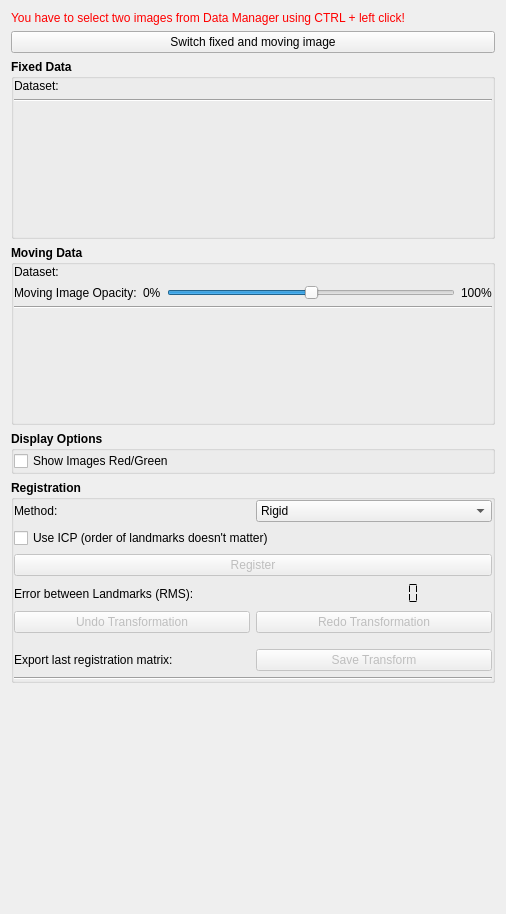
<?xml version="1.0" encoding="UTF-8"?>
<ui version="4.0">
 <class>QmitkPointBasedRegistrationControls</class>
 <widget class="QWidget" name="QmitkPointBasedRegistrationControls">
  <property name="geometry">
   <rect>
    <x>0</x>
    <y>0</y>
    <width>506</width>
    <height>914</height>
   </rect>
  </property>
  <property name="sizePolicy">
   <sizepolicy hsizetype="MinimumExpanding" vsizetype="MinimumExpanding">
    <horstretch>0</horstretch>
    <verstretch>0</verstretch>
   </sizepolicy>
  </property>
  <property name="minimumSize">
   <size>
    <width>0</width>
    <height>0</height>
   </size>
  </property>
  <property name="windowTitle">
   <string>PointBasedRegistration</string>
  </property>
  <layout class="QVBoxLayout" name="verticalLayout_5">
   <item>
    <widget class="QLabel" name="m_StatusLabel">
     <property name="palette">
      <palette>
       <active>
        <colorrole role="WindowText">
         <brush brushstyle="SolidPattern">
          <color alpha="255">
           <red>255</red>
           <green>0</green>
           <blue>0</blue>
          </color>
         </brush>
        </colorrole>
       </active>
       <inactive>
        <colorrole role="WindowText">
         <brush brushstyle="SolidPattern">
          <color alpha="255">
           <red>255</red>
           <green>0</green>
           <blue>0</blue>
          </color>
         </brush>
        </colorrole>
       </inactive>
       <disabled>
        <colorrole role="WindowText">
         <brush brushstyle="SolidPattern">
          <color alpha="255">
           <red>118</red>
           <green>116</green>
           <blue>108</blue>
          </color>
         </brush>
        </colorrole>
       </disabled>
      </palette>
     </property>
     <property name="toolTip">
      <string/>
     </property>
     <property name="text">
      <string>You have to select two images from Data Manager using CTRL + left click!</string>
     </property>
    </widget>
   </item>
   <item>
    <widget class="QPushButton" name="m_SwitchImages">
     <property name="text">
      <string>Switch fixed and moving image</string>
     </property>
    </widget>
   </item>
   <item>
    <widget class="QGroupBox" name="m_FixedData">
     <property name="sizePolicy">
      <sizepolicy hsizetype="Preferred" vsizetype="Preferred">
       <horstretch>0</horstretch>
       <verstretch>0</verstretch>
      </sizepolicy>
     </property>
     <property name="font">
      <font>
       <weight>75</weight>
       <bold>true</bold>
      </font>
     </property>
     <property name="title">
      <string>Fixed Data</string>
     </property>
     <property name="flat">
      <bool>true</bool>
     </property>
     <layout class="QVBoxLayout" name="verticalLayout">
      <property name="leftMargin">
       <number>0</number>
      </property>
      <property name="topMargin">
       <number>0</number>
      </property>
      <property name="rightMargin">
       <number>0</number>
      </property>
      <property name="bottomMargin">
       <number>0</number>
      </property>
      <item>
       <layout class="QHBoxLayout" name="horizontalLayout">
        <item>
         <widget class="QLabel" name="TextLabelFixed">
          <property name="font">
           <font>
            <weight>50</weight>
            <bold>false</bold>
           </font>
          </property>
          <property name="text">
           <string>Dataset:</string>
          </property>
          <property name="wordWrap">
           <bool>false</bool>
          </property>
         </widget>
        </item>
        <item>
         <widget class="QLabel" name="m_FixedLabel">
          <property name="text">
           <string/>
          </property>
         </widget>
        </item>
       </layout>
      </item>
      <item>
       <widget class="Line" name="line2">
        <property name="frameShape">
         <enum>QFrame::HLine</enum>
        </property>
        <property name="frameShadow">
         <enum>QFrame::Sunken</enum>
        </property>
       </widget>
      </item>
      <item>
       <widget class="QmitkPointListWidget" name="m_FixedPointListWidget" native="true">
        <property name="sizePolicy">
         <sizepolicy hsizetype="Preferred" vsizetype="MinimumExpanding">
          <horstretch>0</horstretch>
          <verstretch>0</verstretch>
         </sizepolicy>
        </property>
        <property name="minimumSize">
         <size>
          <width>0</width>
          <height>0</height>
         </size>
        </property>
       </widget>
      </item>
     </layout>
    </widget>
   </item>
   <item>
    <widget class="QGroupBox" name="m_MovingData">
     <property name="font">
      <font>
       <weight>75</weight>
       <bold>true</bold>
      </font>
     </property>
     <property name="title">
      <string>Moving Data</string>
     </property>
     <property name="flat">
      <bool>true</bool>
     </property>
     <layout class="QVBoxLayout" name="verticalLayout_2">
      <property name="leftMargin">
       <number>0</number>
      </property>
      <property name="topMargin">
       <number>0</number>
      </property>
      <property name="rightMargin">
       <number>0</number>
      </property>
      <property name="bottomMargin">
       <number>0</number>
      </property>
      <item>
       <layout class="QHBoxLayout" name="horizontalLayout_2">
        <item>
         <widget class="QLabel" name="TextLabelMoving">
          <property name="font">
           <font>
            <weight>50</weight>
            <bold>false</bold>
           </font>
          </property>
          <property name="text">
           <string>Dataset:</string>
          </property>
          <property name="wordWrap">
           <bool>false</bool>
          </property>
         </widget>
        </item>
        <item>
         <widget class="QLabel" name="m_MovingLabel">
          <property name="text">
           <string/>
          </property>
         </widget>
        </item>
       </layout>
      </item>
      <item>
       <layout class="QHBoxLayout" name="_3">
        <item>
         <widget class="QLabel" name="m_OpacityLabel">
          <property name="font">
           <font>
            <weight>50</weight>
            <bold>false</bold>
           </font>
          </property>
          <property name="text">
           <string>Moving Image Opacity:</string>
          </property>
          <property name="wordWrap">
           <bool>false</bool>
          </property>
         </widget>
        </item>
        <item>
         <widget class="QLabel" name="label">
          <property name="font">
           <font>
            <weight>50</weight>
            <bold>false</bold>
           </font>
          </property>
          <property name="text">
           <string>0%</string>
          </property>
         </widget>
        </item>
        <item>
         <widget class="QSlider" name="m_OpacitySlider">
          <property name="sizePolicy">
           <sizepolicy hsizetype="Expanding" vsizetype="Preferred">
            <horstretch>0</horstretch>
            <verstretch>0</verstretch>
           </sizepolicy>
          </property>
          <property name="maximum">
           <number>100</number>
          </property>
          <property name="value">
           <number>50</number>
          </property>
          <property name="orientation">
           <enum>Qt::Horizontal</enum>
          </property>
         </widget>
        </item>
        <item>
         <widget class="QLabel" name="label_2">
          <property name="font">
           <font>
            <weight>50</weight>
            <bold>false</bold>
           </font>
          </property>
          <property name="text">
           <string>100%</string>
          </property>
         </widget>
        </item>
       </layout>
      </item>
      <item>
       <widget class="Line" name="line1">
        <property name="frameShape">
         <enum>QFrame::HLine</enum>
        </property>
        <property name="frameShadow">
         <enum>QFrame::Sunken</enum>
        </property>
       </widget>
      </item>
      <item>
       <widget class="QmitkPointListWidget" name="m_MovingPointListWidget" native="true">
        <property name="sizePolicy">
         <sizepolicy hsizetype="Preferred" vsizetype="MinimumExpanding">
          <horstretch>0</horstretch>
          <verstretch>0</verstretch>
         </sizepolicy>
        </property>
        <property name="minimumSize">
         <size>
          <width>0</width>
          <height>0</height>
         </size>
        </property>
       </widget>
      </item>
     </layout>
    </widget>
   </item>
   <item>
    <widget class="QGroupBox" name="groupBox4">
     <property name="font">
      <font>
       <weight>75</weight>
       <bold>true</bold>
      </font>
     </property>
     <property name="title">
      <string>Display Options</string>
     </property>
     <property name="flat">
      <bool>true</bool>
     </property>
     <layout class="QVBoxLayout" name="verticalLayout_3">
      <property name="leftMargin">
       <number>0</number>
      </property>
      <property name="topMargin">
       <number>0</number>
      </property>
      <property name="rightMargin">
       <number>0</number>
      </property>
      <property name="bottomMargin">
       <number>0</number>
      </property>
      <item>
       <widget class="QCheckBox" name="m_ShowRedGreenValues">
        <property name="sizePolicy">
         <sizepolicy hsizetype="Minimum" vsizetype="Fixed">
          <horstretch>0</horstretch>
          <verstretch>0</verstretch>
         </sizepolicy>
        </property>
        <property name="font">
         <font>
          <weight>50</weight>
          <bold>false</bold>
         </font>
        </property>
        <property name="text">
         <string>Show Images Red/Green</string>
        </property>
       </widget>
      </item>
     </layout>
    </widget>
   </item>
   <item>
    <widget class="QGroupBox" name="groupBox3">
     <property name="font">
      <font>
       <weight>75</weight>
       <bold>true</bold>
      </font>
     </property>
     <property name="title">
      <string>Registration</string>
     </property>
     <property name="flat">
      <bool>true</bool>
     </property>
     <layout class="QVBoxLayout" name="verticalLayout_4">
      <property name="leftMargin">
       <number>0</number>
      </property>
      <property name="topMargin">
       <number>0</number>
      </property>
      <property name="rightMargin">
       <number>0</number>
      </property>
      <property name="bottomMargin">
       <number>0</number>
      </property>
      <item>
       <layout class="QHBoxLayout" name="_5">
        <item>
         <widget class="QLabel" name="textLabel1">
          <property name="font">
           <font>
            <weight>50</weight>
            <bold>false</bold>
           </font>
          </property>
          <property name="text">
           <string>Method:</string>
          </property>
          <property name="wordWrap">
           <bool>false</bool>
          </property>
         </widget>
        </item>
        <item>
         <widget class="QComboBox" name="m_SelectedTransformationClass">
          <property name="sizePolicy">
           <sizepolicy hsizetype="Preferred" vsizetype="Preferred">
            <horstretch>0</horstretch>
            <verstretch>0</verstretch>
           </sizepolicy>
          </property>
          <property name="font">
           <font>
            <weight>50</weight>
            <bold>false</bold>
           </font>
          </property>
          <item>
           <property name="text">
            <string>Rigid</string>
           </property>
          </item>
          <item>
           <property name="text">
            <string>Similarity</string>
           </property>
          </item>
          <item>
           <property name="text">
            <string>Affine</string>
           </property>
          </item>
          <item>
           <property name="text">
            <string>LandmarkWarping</string>
           </property>
          </item>
         </widget>
        </item>
       </layout>
      </item>
      <item>
       <widget class="QCheckBox" name="m_UseICP">
        <property name="font">
         <font>
          <weight>50</weight>
          <bold>false</bold>
         </font>
        </property>
        <property name="text">
         <string>Use ICP (order of landmarks doesn't matter)</string>
        </property>
       </widget>
      </item>
      <item>
       <widget class="QPushButton" name="m_Calculate">
        <property name="enabled">
         <bool>false</bool>
        </property>
        <property name="sizePolicy">
         <sizepolicy hsizetype="MinimumExpanding" vsizetype="Fixed">
          <horstretch>0</horstretch>
          <verstretch>0</verstretch>
         </sizepolicy>
        </property>
        <property name="minimumSize">
         <size>
          <width>150</width>
          <height>0</height>
         </size>
        </property>
        <property name="font">
         <font>
          <weight>50</weight>
          <bold>false</bold>
         </font>
        </property>
        <property name="text">
         <string>Register</string>
        </property>
        <property name="icon">
         <iconset resource="../../resources/QmitkPointBasedRegistrationView.qrc">
          <normaloff>:/QmitkPointBasedRegistrationView/PointBasedRegistration.xpm</normaloff>:/QmitkPointBasedRegistrationView/PointBasedRegistration.xpm</iconset>
        </property>
       </widget>
      </item>
      <item>
       <layout class="QHBoxLayout" name="_6">
        <item>
         <widget class="QLabel" name="m_MeanError">
          <property name="sizePolicy">
           <sizepolicy hsizetype="Preferred" vsizetype="Preferred">
            <horstretch>0</horstretch>
            <verstretch>0</verstretch>
           </sizepolicy>
          </property>
          <property name="font">
           <font>
            <weight>50</weight>
            <bold>false</bold>
           </font>
          </property>
          <property name="text">
           <string>Error between Landmarks (RMS):</string>
          </property>
          <property name="wordWrap">
           <bool>false</bool>
          </property>
         </widget>
        </item>
        <item>
         <widget class="QLCDNumber" name="m_MeanErrorLCD">
          <property name="sizePolicy">
           <sizepolicy hsizetype="Preferred" vsizetype="Preferred">
            <horstretch>0</horstretch>
            <verstretch>0</verstretch>
           </sizepolicy>
          </property>
          <property name="font">
           <font>
            <weight>50</weight>
            <bold>false</bold>
           </font>
          </property>
          <property name="frameShape">
           <enum>QFrame::NoFrame</enum>
          </property>
          <property name="frameShadow">
           <enum>QFrame::Raised</enum>
          </property>
          <property name="smallDecimalPoint">
           <bool>false</bool>
          </property>
          <property name="digitCount">
           <number>9</number>
          </property>
          <property name="segmentStyle">
           <enum>QLCDNumber::Flat</enum>
          </property>
          <property name="value" stdset="0">
           <double>0.000000000000000</double>
          </property>
          <property name="intValue" stdset="0">
           <number>0</number>
          </property>
         </widget>
        </item>
       </layout>
      </item>
      <item>
       <layout class="QHBoxLayout" name="_7">
        <item>
         <widget class="QPushButton" name="m_UndoTransformation">
          <property name="enabled">
           <bool>false</bool>
          </property>
          <property name="sizePolicy">
           <sizepolicy hsizetype="MinimumExpanding" vsizetype="Fixed">
            <horstretch>0</horstretch>
            <verstretch>0</verstretch>
           </sizepolicy>
          </property>
          <property name="font">
           <font>
            <weight>50</weight>
            <bold>false</bold>
           </font>
          </property>
          <property name="text">
           <string>Undo Transformation</string>
          </property>
          <property name="icon">
           <iconset>
            <normaloff>:/org.mitk.gui.qt.ext/edit-undo.png</normaloff>:/org.mitk.gui.qt.ext/edit-undo.png</iconset>
          </property>
         </widget>
        </item>
        <item>
         <widget class="QPushButton" name="m_RedoTransformation">
          <property name="enabled">
           <bool>false</bool>
          </property>
          <property name="sizePolicy">
           <sizepolicy hsizetype="MinimumExpanding" vsizetype="Fixed">
            <horstretch>0</horstretch>
            <verstretch>0</verstretch>
           </sizepolicy>
          </property>
          <property name="font">
           <font>
            <weight>50</weight>
            <bold>false</bold>
           </font>
          </property>
          <property name="text">
           <string>Redo Transformation</string>
          </property>
          <property name="icon">
           <iconset>
            <normaloff>:/org.mitk.gui.qt.ext/edit-redo.png</normaloff>:/org.mitk.gui.qt.ext/edit-redo.png</iconset>
          </property>
         </widget>
        </item>
       </layout>
      </item>
      <item>
       <layout class="QHBoxLayout" name="horizontalLayout_4">
        <property name="topMargin">
         <number>10</number>
        </property>
        <item>
         <widget class="QLabel" name="label_3">
          <property name="font">
           <font>
            <weight>50</weight>
            <bold>false</bold>
           </font>
          </property>
          <property name="text">
           <string>Export last registration matrix:</string>
          </property>
         </widget>
        </item>
        <item>
         <widget class="QPushButton" name="m_SaveLastTransformPushButton">
          <property name="enabled">
           <bool>false</bool>
          </property>
          <property name="font">
           <font>
            <weight>50</weight>
            <bold>false</bold>
           </font>
          </property>
          <property name="text">
           <string>Save Transform</string>
          </property>
         </widget>
        </item>
       </layout>
      </item>
      <item>
       <widget class="Line" name="line">
        <property name="orientation">
         <enum>Qt::Horizontal</enum>
        </property>
       </widget>
      </item>
     </layout>
    </widget>
   </item>
   <item>
    <spacer name="verticalSpacer_2">
     <property name="orientation">
      <enum>Qt::Vertical</enum>
     </property>
     <property name="sizeHint" stdset="0">
      <size>
       <width>20</width>
       <height>40</height>
      </size>
     </property>
    </spacer>
   </item>
   <item>
    <spacer name="verticalSpacer">
     <property name="orientation">
      <enum>Qt::Vertical</enum>
     </property>
     <property name="sizeType">
      <enum>QSizePolicy::Ignored</enum>
     </property>
     <property name="sizeHint" stdset="0">
      <size>
       <width>20</width>
       <height>40</height>
      </size>
     </property>
    </spacer>
   </item>
  </layout>
 </widget>
 <layoutdefault spacing="6" margin="11"/>
 <customwidgets>
  <customwidget>
   <class>QmitkPointListWidget</class>
   <extends>QWidget</extends>
   <header>QmitkPointListWidget.h</header>
  </customwidget>
 </customwidgets>
 <includes>
  <include location="local">mitkDataNode.h</include>
  <include location="local">mitkPointSet.h</include>
  <include location="local">mitkInteractionConst.h</include>
  <include location="local">mitkBaseData.h</include>
 </includes>
 <resources>
  <include location="../../resources/QmitkPointBasedRegistrationView.qrc"/>
 </resources>
 <connections/>
</ui>
